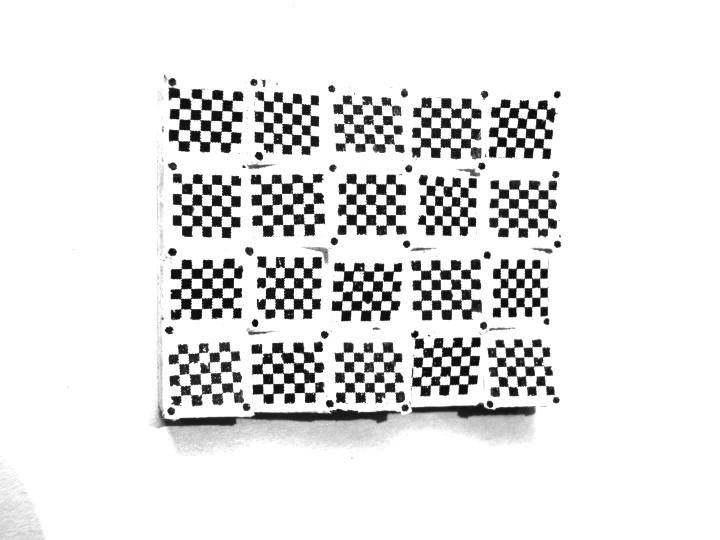
#> input picture circles/Left_10.png, 1440 x 1080 px (shown at 1/2 size)
$ jupyter execute 'Circle Detection New.ipynb'
#> lines starting #> are read from the running program, lines starting #| are printed output that depends on the picture; after the words box and inside, x2 and y2 are one past the last pixel; in counts of white or black regions, pixels touching at a corner belong together
[cell 1]
import cv2 as cv
import numpy as np

[cell 2]
img = cv.imread('./circles/Left_10.png')
#> img is the input picture: shape (1080, 1440, 3); min 8, max 255, mean 228.9
# img = cv.resize(img, (0,0), fx = 0.24, fy = 0.24)
gray = cv.cvtColor(img, cv.COLOR_BGR2GRAY)
# [27 lines of commented-out code are left out]

ret, thresh = cv.threshold(gray, 110, 255, cv.THRESH_BINARY)
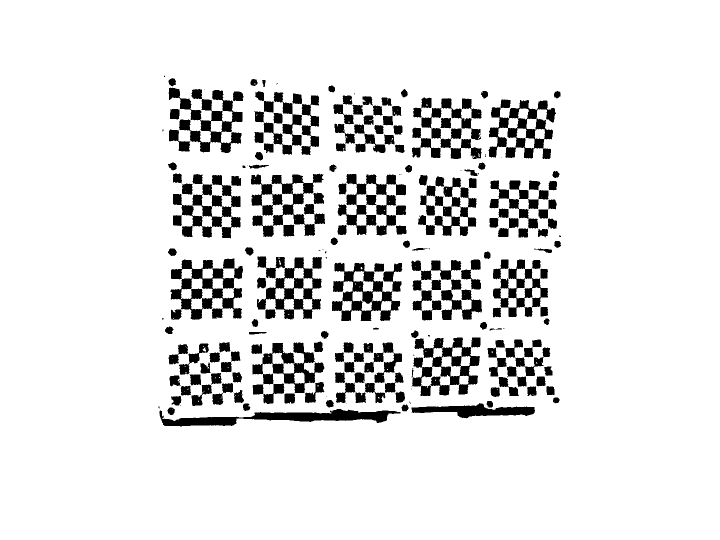
#> thresh: shape (1080, 1440) (shown at 1/2 size); 89.3% white; 212 black regions (31 under 20 px), largest, box (x1, y1, x2, y2) and area: (341, 517, 486, 640) 7999, (664, 525, 805, 642) 7548, (977, 199, 1112, 318) 7274
blur = cv.blur(thresh,(5,5))
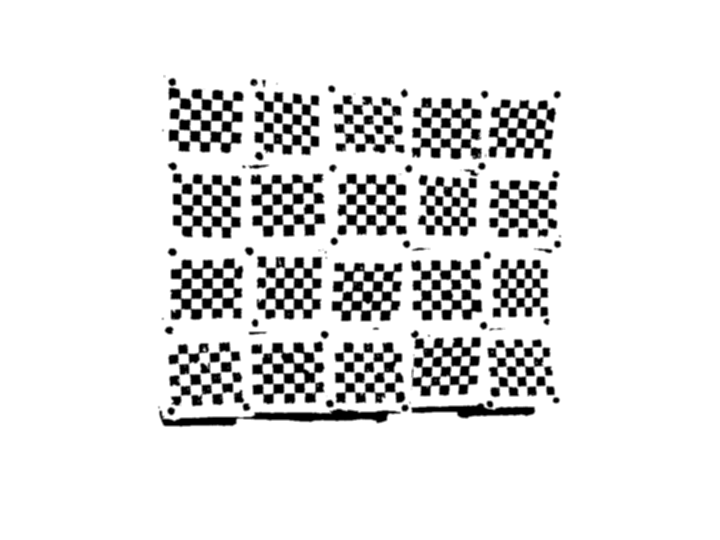
#> blur: shape (1080, 1440) (shown at 1/2 size); min 0, max 255, mean 227.8

#####################################################################################

#Hough Circle Detection
rows = gray.shape[0]
#> rows = 1080
circles = cv.HoughCircles(blur, cv.HOUGH_GRADIENT, 1., rows / 32, param1=11, param2=14, minRadius=5, maxRadius=10)
#> circles = 30 rows, first 8: [648.5, 668.5, 7.3], [343.5, 163.5, 6.9], [507.5, 164.5, 7.4], [968.5, 188.5, 6.9], [1111.5, 799.5, 6], [664.5, 335.5, 6.9], [979.5, 807.5, 6], [1111.5, 348.5, 6]

#Drawing the detected circles on the original images
if circles is not None:
    circles = np.uint16(np.around(circles))
#> circles = 30 rows, first 8: [648, 668, 7], [344, 164, 7], [508, 164, 7], [968, 188, 7], [1112, 800, 6], [664, 336, 7], [980, 808, 6], [1112, 348, 6]
    for i in circles[0, :]:
        center = (i[0], i[1])
        # circle center
        cv.circle(img, center, 1, (0, 100, 100), 3)
        # circle outline
        radius = i[2]
        cv.circle(img, center, radius, (255, 0, 255), 3)
#> this loop made 30 passes
#> (center, radius) on passes 1 to 12: ((648, 668), 7), ((344, 164), 7), ((508, 164), 7), ((968, 188), 7), ((1112, 800), 6), ((664, 336), 7), ((980, 808), 6), ((1112, 348), 6), ((518, 312), 8), ((344, 504), 8), ((342, 822), 7), ((492, 814), 7)
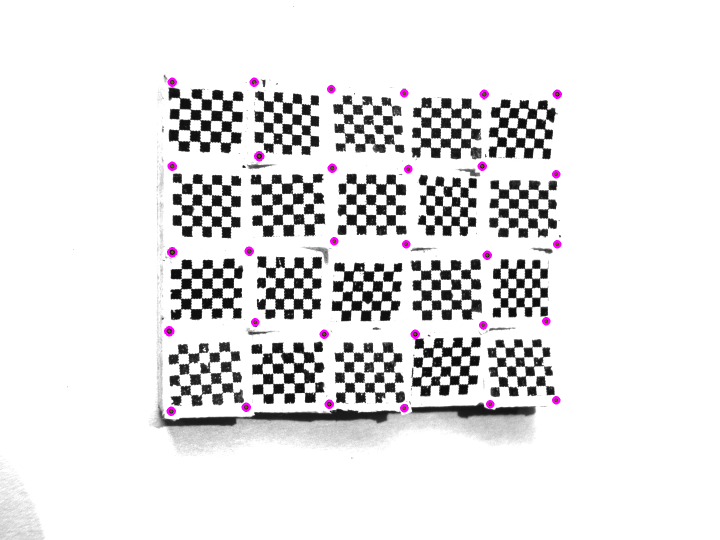
#> img: shape (1080, 1440, 3) (shown at 1/2 size); 0.43% of pixels changed, all inside (x1, y1, x2, y2) = (328, 155, 1124, 832)

# cv.imshow('Frame2',img2)
# img = cv.resize(img, (0,0), fx = 0.20, fy = 0.20)

$ run again, with circles/Left_01.png copied over circles/Left_10.png
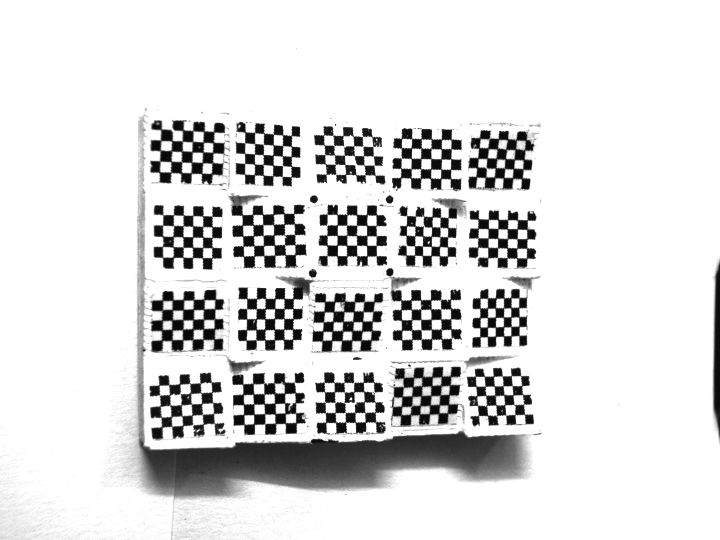
#> input picture circles/Left_01.png, 1440 x 1080 px (shown at 1/2 size)
#> img is the input picture: shape (1080, 1440, 3); min 5, max 255, mean 219.1
#> `ret, thresh = cv.threshold(gray, 110, 255, cv.THRESH_BINARY)`:
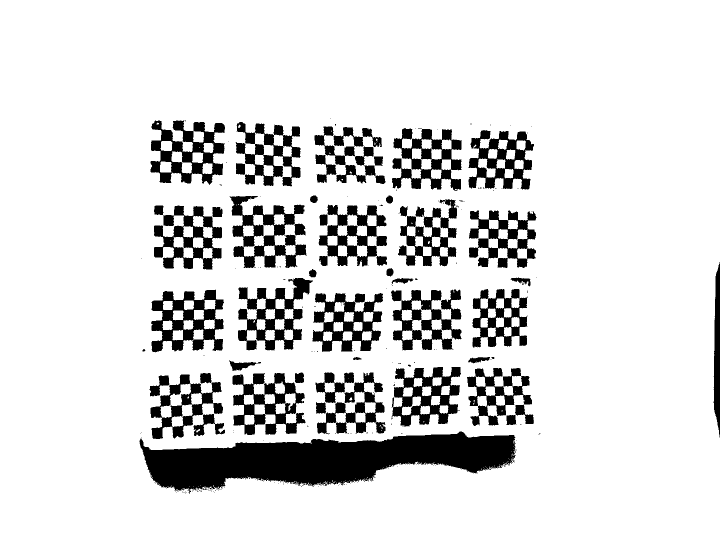
#> thresh: shape (1080, 1440) (shown at 1/2 size); 85.8% white; 210 black regions (160 under 20 px), largest, box (x1, y1, x2, y2) and area: (279, 863, 1032, 988) 52621, (460, 392, 613, 536) 9311, (302, 579, 448, 705) 9281
#> `circles = cv.HoughCircles(blur, cv.HOUGH_GRADIENT, 1., rows / 32, para..`: circles = [[626.5, 397.5, 7.4], [779.5, 543.5, 7.3], [760.5, 857.5, 8.2], [480.5, 252.5, 8.2], [779.5, 398.5, 7], [625.5, 546.5, 7], [440.5, 254.5, 9.4]]
#> `circles = np.uint16(np.around(circles))`: circles = [[626, 398, 7], [780, 544, 7], [760, 858, 8], [480, 252, 8], [780, 398, 7], [626, 546, 7], [440, 254, 9]]
#> the loop `for i in circles[0, :]:` made 7 passes
#> after the loop `for i in circles[0, :]:`:
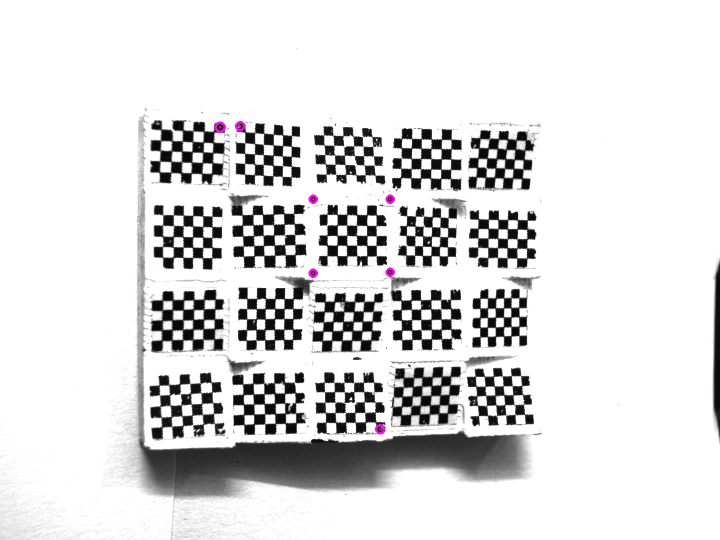
#> img: shape (1080, 1440, 3) (shown at 1/2 size); 0.11% of pixels changed, all inside (x1, y1, x2, y2) = (429, 242, 790, 869)

$ run again, with circles/Left_04.png copied over circles/Left_10.png
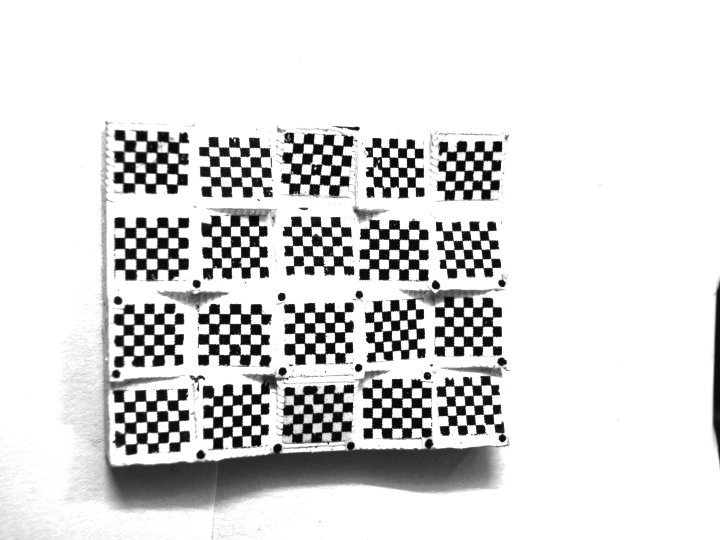
#> input picture circles/Left_04.png, 1440 x 1080 px (shown at 1/2 size)
#> img is the input picture: shape (1080, 1440, 3); min 5, max 255, mean 217.7
#> `ret, thresh = cv.threshold(gray, 110, 255, cv.THRESH_BINARY)`:
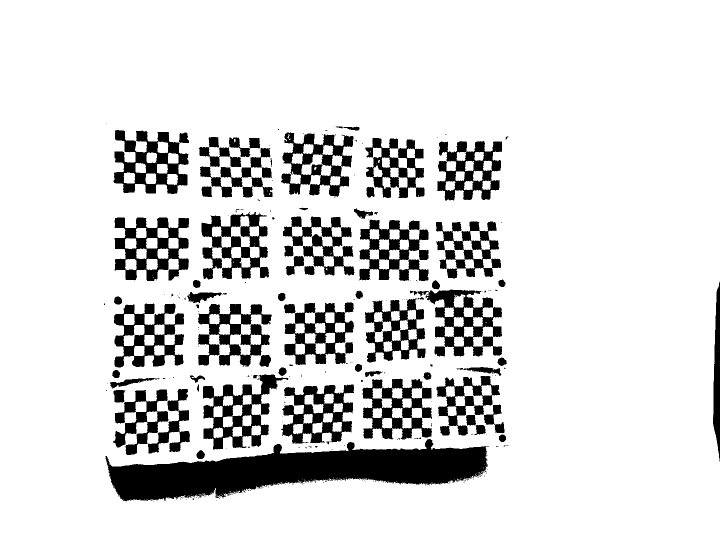
#> thresh: shape (1080, 1440) (shown at 1/2 size); 85.4% white; 253 black regions (182 under 20 px), largest, box (x1, y1, x2, y2) and area: (211, 878, 976, 1003) 49194, (406, 749, 577, 899) 9567, (229, 435, 378, 562) 9342
#> `circles = cv.HoughCircles(blur, cv.HOUGH_GRADIENT, 1., rows / 32, para..`: circles = 19 rows, first 8: [400.5, 909.5, 8.2], [235.5, 600.5, 7.4], [854.5, 751.5, 6.9], [1003.5, 875.5, 6.9], [1003.5, 722.5, 8], [701.5, 891.5, 8.2], [871.5, 569.5, 8], [564.5, 742.5, 7.3]
#> `circles = np.uint16(np.around(circles))`: circles = 19 rows, first 8: [400, 910, 8], [236, 600, 7], [854, 752, 7], [1004, 876, 7], [1004, 722, 8], [702, 892, 8], [872, 570, 8], [564, 742, 7]
#> the loop `for i in circles[0, :]:` made 19 passes
#> after the loop `for i in circles[0, :]:`:
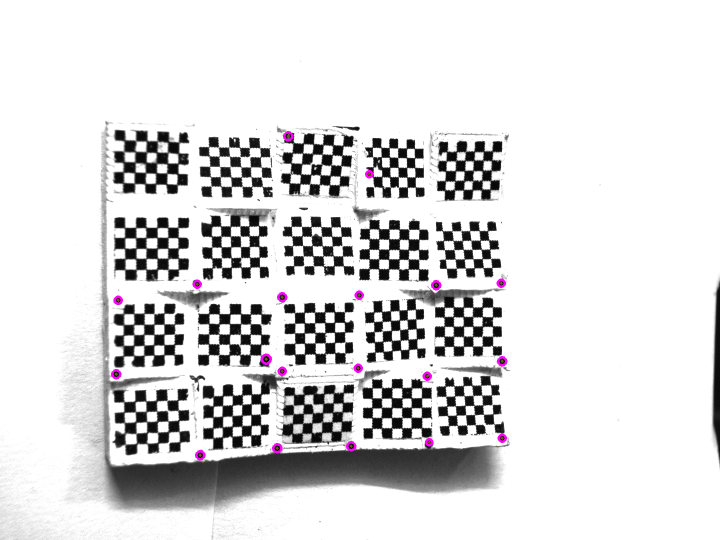
#> img: shape (1080, 1440, 3) (shown at 1/2 size); 0.3% of pixels changed, all inside (x1, y1, x2, y2) = (222, 262, 1015, 921)
